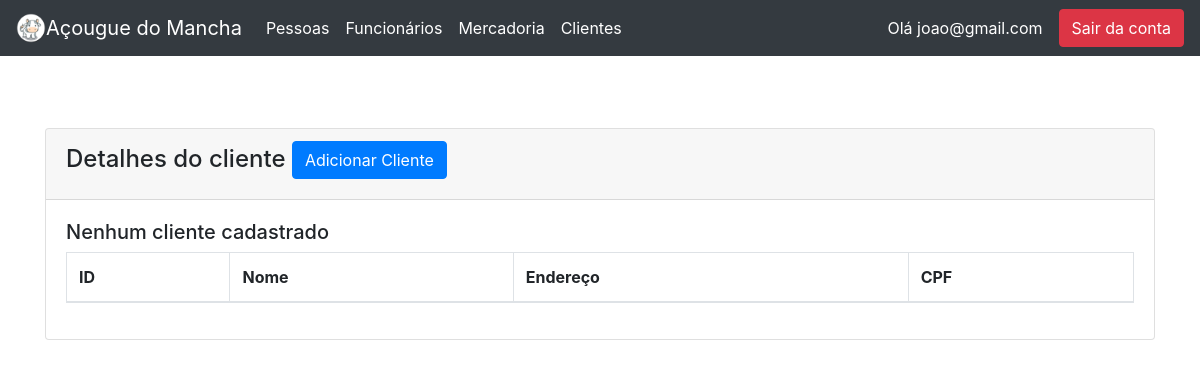
The app's page /customer.php (signed in), older data.
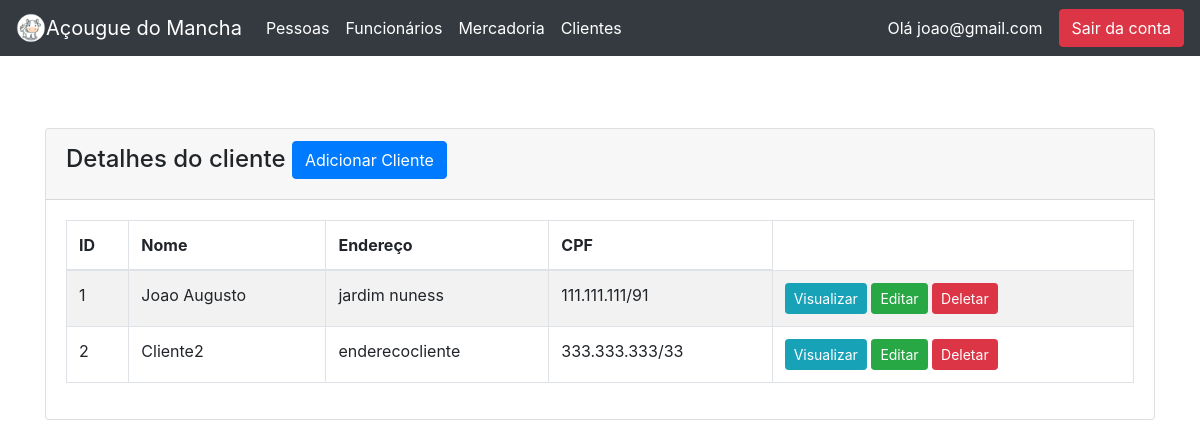
The same page, newer data.
### tables this page shows
CREATE TABLE `tbclientes` (
  `id` int(11) NOT NULL,
  `nome` varchar(100) NOT NULL,
  `CPF` varchar(14) NOT NULL,
  `endereco` varchar(100) NOT NULL
);

### customer.php (the view, shortened to what this page needs)
<?php
    require 'connection.php';
    require_once("topo.php");
?>
<!doctype html>
<html lang="pt-BR">
  <head>
    <link rel="stylesheet" href="https://cdn.jsdelivr.net/npm/bootstrap@4.1.3/dist/css/bootstrap.min.css">
</head>
<body>
    <div class="container mt-4">
        <div class="row">
            <div class="col-md-12">
                <div class="card">
                    <div class="card-header">
                        <h4>Detalhes do cliente
                            <?php
                            echo "<a href='customer_create.php' class='btn btn-primary float-end'>Adicionar Cliente</a>";
                            ?>
                        </h4>
                    </div>
                    <div class="card-body">
                        <table class="table table-bordered table-striped">
                            <thead>
                                <tr>
                                    <th>ID</th>
                                    <th>Nome</th>
                                    <th>Endereço</th>
                                    <th>CPF</th>
                                </tr>
                            </thead>
                            <tbody>
                                <?php
                                    $query = "SELECT * FROM tbclientes";
                                    $query_run = mysqli_query($con, $query);
                                    if(mysqli_num_rows($query_run) > 0)
                                    {
                                        foreach($query_run as $tbclientes)
                                        {
                                            ?>
                                            <tr>
                                                <td><?= $tbclientes['id']; ?></td>
                                                <td><?= $tbclientes['nome']; ?></td>
                                                <td><?= $tbclientes['endereco']; ?></td>
                                                <td><?= $tbclientes['CPF']; ?></td>
                                                <td>
                                                    <?php if($_SESSION["tipo"] == 1){
                                                        echo "<a href='customer_view.php?id={$tbclientes['id']}' class='btn btn-info btn-sm'>Visualizar</a>";
                                                        echo "<a href='customer_edit.php?id={$tbclientes['id']}' class='btn btn-success btn-sm'>Editar</a>";
                                                        echo "<form action='code.php' method='POST' class='d-inline'>
                                                                <button type='submit' name='delete_customer' value='{$tbclientes['id']}' class='btn btn-danger btn-sm'>Deletar</button>
                                                                </form>";
                                                    }
                                                    ?>
                                                </td>
                                            </tr>
                                            <?php
                                        }
                                    }
                                    else
                                    {
                                        echo "<h5> Nenhum cliente cadastrado </h5>";
                                    }
                                ?>
                            </tbody>
                        </table>
                    </div>
                </div>
            </div>
        </div>
    </div>
</body>
</html>

Row changes from the older to the newer data that the page shows:
added tbclientes: id "1", nome "Joao Augusto", endereco "jardim nuness", CPF "111.111.111/91"
added tbclientes: id "2", nome "Cliente2", endereco "enderecocliente", CPF "333.333.333/33"
Text that changed along with them:
text no longer shown: "Nenhum cliente cadastrado"
